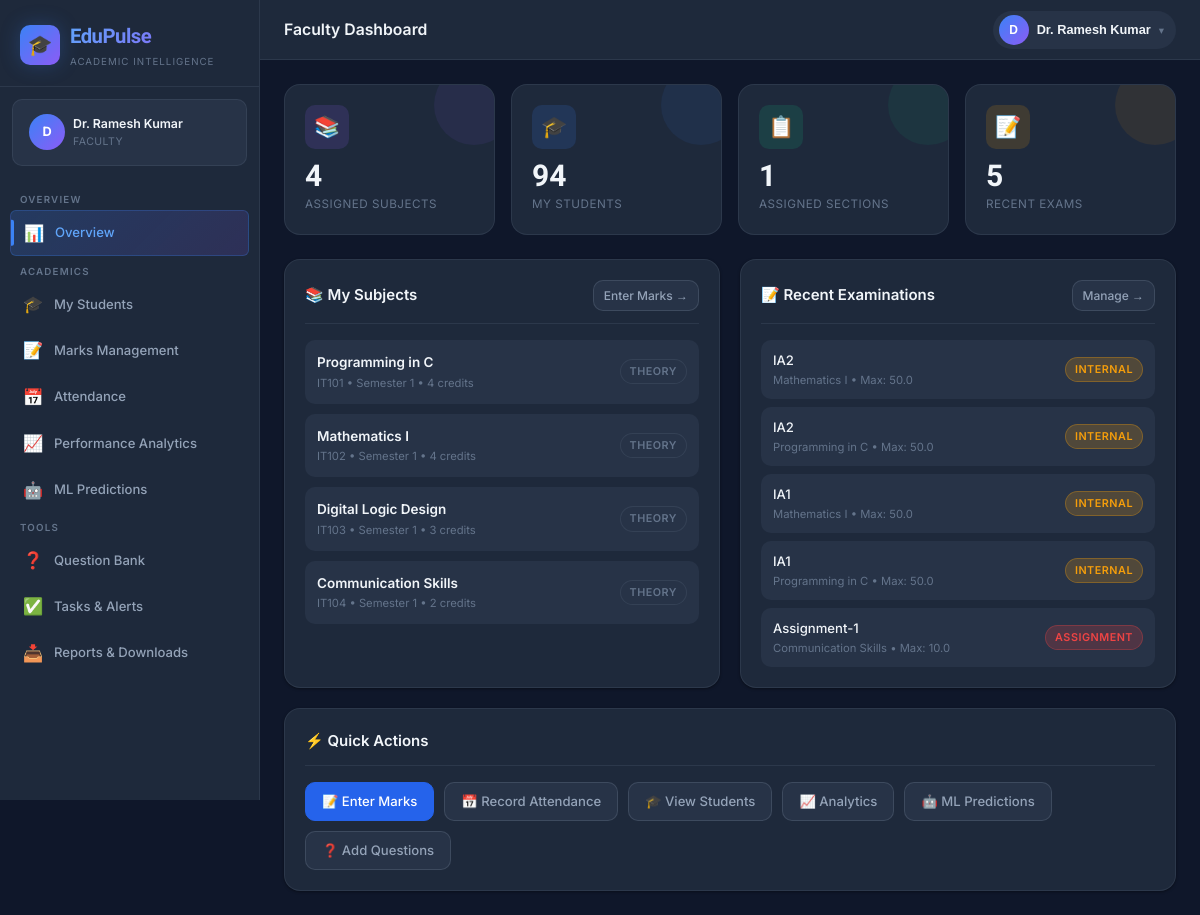
/faculty/dashboard (signed in), run on an earlier commit of the app's database.
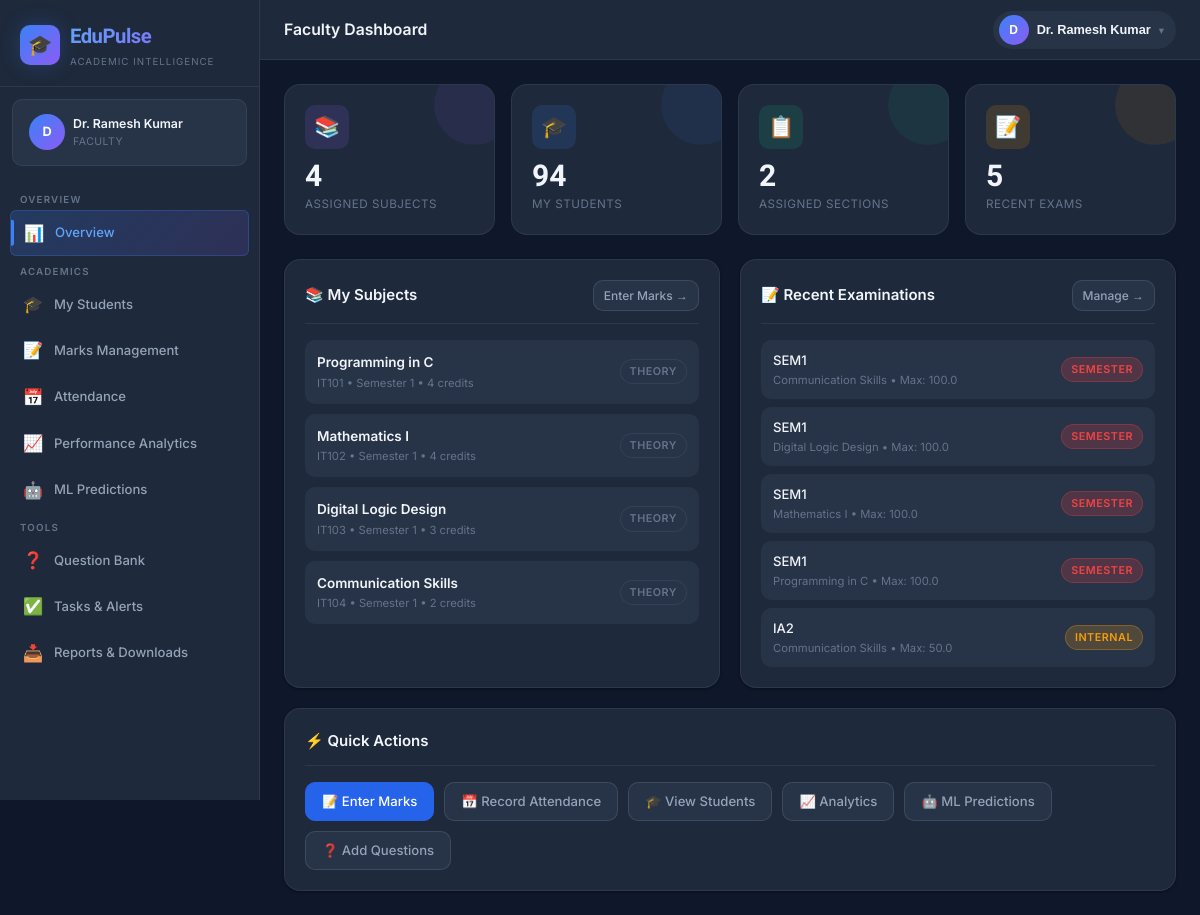
And on a later commit of the database.
### models.py (models this page shows)
class Subject(db.Model):
    __tablename__ = 'subjects'
    id = db.Column(db.Integer, primary_key=True)
    code = db.Column(db.String(20), nullable=False)
    name = db.Column(db.String(100), nullable=False)
    department_id = db.Column(db.Integer, db.ForeignKey('departments.id'), nullable=False)
    semester = db.Column(db.Integer, nullable=False)
    credits = db.Column(db.Integer, default=3)
    subject_type = db.Column(db.String(20), default='theory')  # theory, lab, project
    is_active = db.Column(db.Boolean, default=True)
    examinations = db.relationship('Examination', backref='subject', lazy=True)
    marks = db.relationship('Mark', backref='subject', lazy=True)
    attendance_records = db.relationship('AttendanceRecord', backref='subject', lazy=True)
    questions = db.relationship('Question', backref='subject', lazy=True)
    __table_args__ = (db.UniqueConstraint('code', 'department_id', 'semester', name='uq_subject_dept_sem'),)

class Examination(db.Model):
    __tablename__ = 'examinations'
    id = db.Column(db.Integer, primary_key=True)
    subject_id = db.Column(db.Integer, db.ForeignKey('subjects.id'), nullable=False)
    name = db.Column(db.String(100), nullable=False)  # e.g. "IA1", "IA2", "Semester Exam"
    exam_type = db.Column(db.String(30), nullable=False)  # 'internal', 'semester', 'assignment'
    max_marks = db.Column(db.Float, nullable=False)
    weightage = db.Column(db.Float, default=1.0)
    exam_date = db.Column(db.Date)
    semester = db.Column(db.Integer)
    academic_year_id = db.Column(db.Integer, db.ForeignKey('academic_years.id'))
    section_id = db.Column(db.Integer, db.ForeignKey('sections.id'))
    is_active = db.Column(db.Boolean, default=True)
    created_at = db.Column(db.DateTime, default=datetime.utcnow)
    academic_year = db.relationship('AcademicYear', backref='examinations')
    section = db.relationship('Section', backref='examinations')
    marks = db.relationship('Mark', backref='examination', lazy=True)

### routes/faculty.py (the view)
@faculty_bp.route('/dashboard')
@faculty_required
def dashboard():
    fac = get_current_faculty()
    if not fac:
        flash('Faculty profile not found.', 'danger')
        return redirect(url_for('auth.login'))
    sections = get_faculty_sections(fac)
    subjects = get_faculty_subjects(fac)
    students = get_faculty_students(fac)
    recent_exams = []
    if subjects:
        recent_exams = Examination.query.filter(
            Examination.subject_id.in_([s.id for s in subjects])
        ).order_by(Examination.created_at.desc()).limit(5).all()
    return render_template('faculty/dashboard.html',
                           faculty=fac,
                           sections=sections,
                           subjects=subjects,
                           student_count=len(students),
                           recent_exams=recent_exams)

### routes/faculty.py (called while the page is built)
def faculty_required(f):
    @wraps(f)
    def decorated(*args, **kwargs):
        if not current_user.is_authenticated or current_user.role != 'faculty':
            flash('Faculty access required.', 'danger')
            return redirect(url_for('auth.login'))
        return f(*args, **kwargs)
    return login_required(decorated)

def get_current_faculty():
    return Faculty.query.filter_by(user_id=current_user.id).first()

def get_faculty_sections(fac):
    assignments = FacultySubjectAssignment.query.filter_by(faculty_id=fac.id, is_active=True).all()
    section_ids = list({a.section_id for a in assignments if a.section_id})
    if section_ids:
        return Section.query.filter(Section.id.in_(section_ids), Section.is_active == True).all()
    if fac.department_id:
        return Section.query.filter_by(department_id=fac.department_id, is_active=True).all()
    return []

### templates/faculty/dashboard.html (shortened to what this page needs)
{% extends 'base.html' %}
{% from 'macros/nav.html' import faculty_nav %}
{% block page_title %}Faculty Dashboard{% endblock %}
{% block nav %}{{ faculty_nav() }}{% endblock %}
{% block content %}
<div class="stat-grid">
  <div class="stat-card purple">
    <div class="stat-icon purple">📚</div>
    <div class="stat-value">{{ subjects|length }}</div>
    <div class="stat-label">Assigned Subjects</div>
  </div>
  <div class="stat-card blue">
    <div class="stat-icon blue">🎓</div>
    <div class="stat-value">{{ student_count }}</div>
    <div class="stat-label">My Students</div>
  </div>
  <div class="stat-card green">
    <div class="stat-icon green">📋</div>
    <div class="stat-value">{{ sections|length }}</div>
    <div class="stat-label">Assigned Sections</div>
  </div>
  <div class="stat-card orange">
    <div class="stat-icon orange">📝</div>
    <div class="stat-value">{{ recent_exams|length }}</div>
    <div class="stat-label">Recent Exams</div>
  </div>
</div>
<div class="grid-2" style="gap:20px;">
  <div class="card">
    <div class="card-header">
      <div class="card-title">📚 My Subjects</div>
      <a href="{{ url_for('faculty.marks') }}" class="btn btn-secondary btn-sm">Enter Marks →</a>
    </div>
    {% if subjects %}
    <div style="display:flex; flex-direction:column; gap:10px;">
      {% for s in subjects %}
      <div style="display:flex; justify-content:space-between; align-items:center; padding:12px; background:var(--bg-elevated); border-radius:var(--radius-md);">
        <div>
          <div style="font-weight:600; color:var(--text-primary); font-size:0.9rem;">{{ s.name }}</div>
          <div class="text-xs text-muted">{{ s.code }} • Semester {{ s.semester }} • {{ s.credits }} credits</div>
        </div>
        <span class="badge {{ 'badge-purple' if s.subject_type == 'lab' else 'badge-muted' }}">{{ s.subject_type }}</span>
      </div>
      {% endfor %}
    </div>
    {% else %}
    <div class="empty-state"><div class="empty-icon">📚</div><div class="empty-title">No subjects assigned yet</div><div class="empty-text">Contact admin to assign subjects</div></div>
    {% endif %}
  </div>
  <div class="card">
    <div class="card-header">
      <div class="card-title">📝 Recent Examinations</div>
      <a href="{{ url_for('faculty.marks') }}" class="btn btn-secondary btn-sm">Manage →</a>
    </div>
    {% if recent_exams %}
    <div style="display:flex; flex-direction:column; gap:8px;">
      {% for e in recent_exams %}
      <div style="display:flex; justify-content:space-between; align-items:center; padding:10px 12px; background:var(--bg-elevated); border-radius:var(--radius-md);">
        <div>
          <div style="font-weight:500; color:var(--text-primary); font-size:0.875rem;">{{ e.name }}</div>
          <div class="text-xs text-muted">{{ e.subject.name if e.subject else '—' }} • Max: {{ e.max_marks }}</div>
        </div>
        <span class="badge {{ 'badge-warning' if e.exam_type == 'internal' else 'badge-danger' }}">{{ e.exam_type }}</span>
      </div>
      {% endfor %}
    </div>
    {% else %}
    <div class="empty-state"><div class="empty-icon">📝</div><div class="empty-title">No examinations created</div><a href="{{ url_for('faculty.marks') }}" class="btn btn-primary btn-sm mt-3">Create Exam</a></div>
    {% endif %}
  </div>
</div>
<div class="card" style="margin-top:20px;">
  <div class="card-header"><div class="card-title">⚡ Quick Actions</div></div>
  <div style="display:flex; flex-wrap:wrap; gap:10px;">
    <a href="{{ url_for('faculty.marks') }}" class="btn btn-primary">📝 Enter Marks</a>
    <a href="{{ url_for('faculty.attendance') }}" class="btn btn-secondary">📅 Record Attendance</a>
    <a href="{{ url_for('faculty.my_students') }}" class="btn btn-secondary">🎓 View Students</a>
    <a href="{{ url_for('faculty.analytics') }}" class="btn btn-secondary">📈 Analytics</a>
    <a href="{{ url_for('faculty.predictions') }}" class="btn btn-secondary">🤖 ML Predictions</a>
    <a href="{{ url_for('faculty.questions') }}" class="btn btn-secondary">❓ Add Questions</a>
  </div>
</div>
{% endblock %}

What changed in the data, as far as the page shows it:
no longer on this page (row unchanged): Examination: name "IA2", subject "Mathematics I", max_marks "50.0", exam_type "INTERNAL"
no longer on this page (row unchanged): Examination: name "IA2", subject "Programming in C", max_marks "50.0", exam_type "INTERNAL"
no longer on this page (row unchanged): Examination: name "IA1", subject "Mathematics I", max_marks "50.0", exam_type "INTERNAL"
no longer on this page (row unchanged): Examination: name "IA1", subject "Programming in C", max_marks "50.0", exam_type "INTERNAL"
no longer on this page (row unchanged): Examination: name "Assignment-1", subject "Communication Skills", max_marks "10.0", exam_type "ASSIGNMENT"
added Examination: name "SEM1", subject "Communication Skills", max_marks "100.0", exam_type "SEMESTER"
added Examination: name "SEM1", subject "Digital Logic Design", max_marks "100.0", exam_type "SEMESTER"
added Examination: name "SEM1", subject "Mathematics I", max_marks "100.0", exam_type "SEMESTER"
added Examination: name "SEM1", subject "Programming in C", max_marks "100.0", exam_type "SEMESTER"
added Examination: name "IA2", subject "Communication Skills", max_marks "50.0", exam_type "INTERNAL"
Also different on the page:
{{ sections|length }}: "1" → "2"
